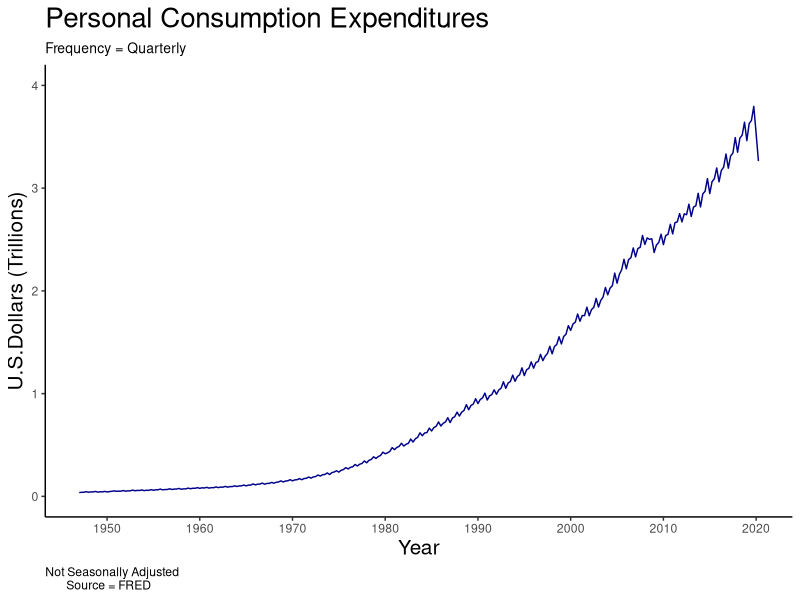
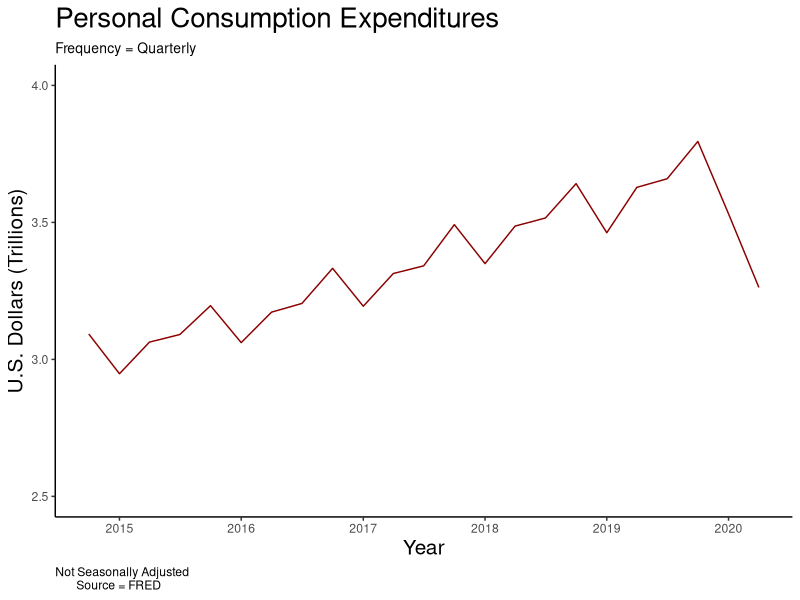

Source code (R) for these figures, in order:
library(tidyverse)

setwd("~/Documents/JHU/macroeconomic_forecasting/HW/hw2")

# read in personal consumption expenditures csv
pce <- read.csv("NA000349Q.csv") %>%
  rename("value" = "NA000349Q",
         "date" = "DATE") %>%
  mutate(date = as.Date(date),
         value = value/1000000)

# limit data to show seasonality
pce_seasonal <- read.csv("NA000349Q.csv") %>%
  rename("value" = "NA000349Q",
         "date" = "DATE") %>%
  mutate(date = as.Date(date),
         value = value/1000000) %>%
  slice(-c(1:271))

# plot pce data
pce_chart <- ggplot() +
  geom_line(data = pce, aes(x = date, y = value), color = "dark blue") +
  theme_classic() +
  theme(plot.title = element_text(size = 20), axis.title = element_text(size = 15),
        plot.subtitle = element_text(size = 10), plot.caption = element_text(hjust = 0)) +
  labs(x = "Year", y = "U.S.Dollars (Trillions)", 
       title = "Personal Consumption Expenditures",
       subtitle = "Frequency = Quarterly",
       caption = "Not Seasonally Adjusted
       Source = FRED") +
  scale_x_date(breaks = as.Date(c("1950-01-01", "1960-01-01", "1970-01-01", 
                                "1980-01-01", "1990-01-01", "2000-01-01",
                                "2010-01-01", "2020-01-01")), date_labels = "%Y") +
  scale_y_continuous(limits = c(0,4))

# show seasonality in data plot
seasonal_plot <- ggplot() +
  geom_line(data = pce_seasonal, aes(x = date, y = value), color = "dark red") +
  theme_classic() +
  theme(plot.title = element_text(size = 20), axis.title = element_text(size = 15),
        plot.subtitle = element_text(size = 10), plot.caption = element_text(hjust = 0)) +
  labs(x = "Year", y = "U.S. Dollars (Trillions)",
       title = "Personal Consumption Expenditures",
       subtitle = "Frequency = Quarterly",
       caption = "Not Seasonally Adjusted
       Source = FRED") +
  scale_x_date(date_breaks = "1 year", date_labels = "%Y") +
  scale_y_continuous(limits = c(2.5,4))
